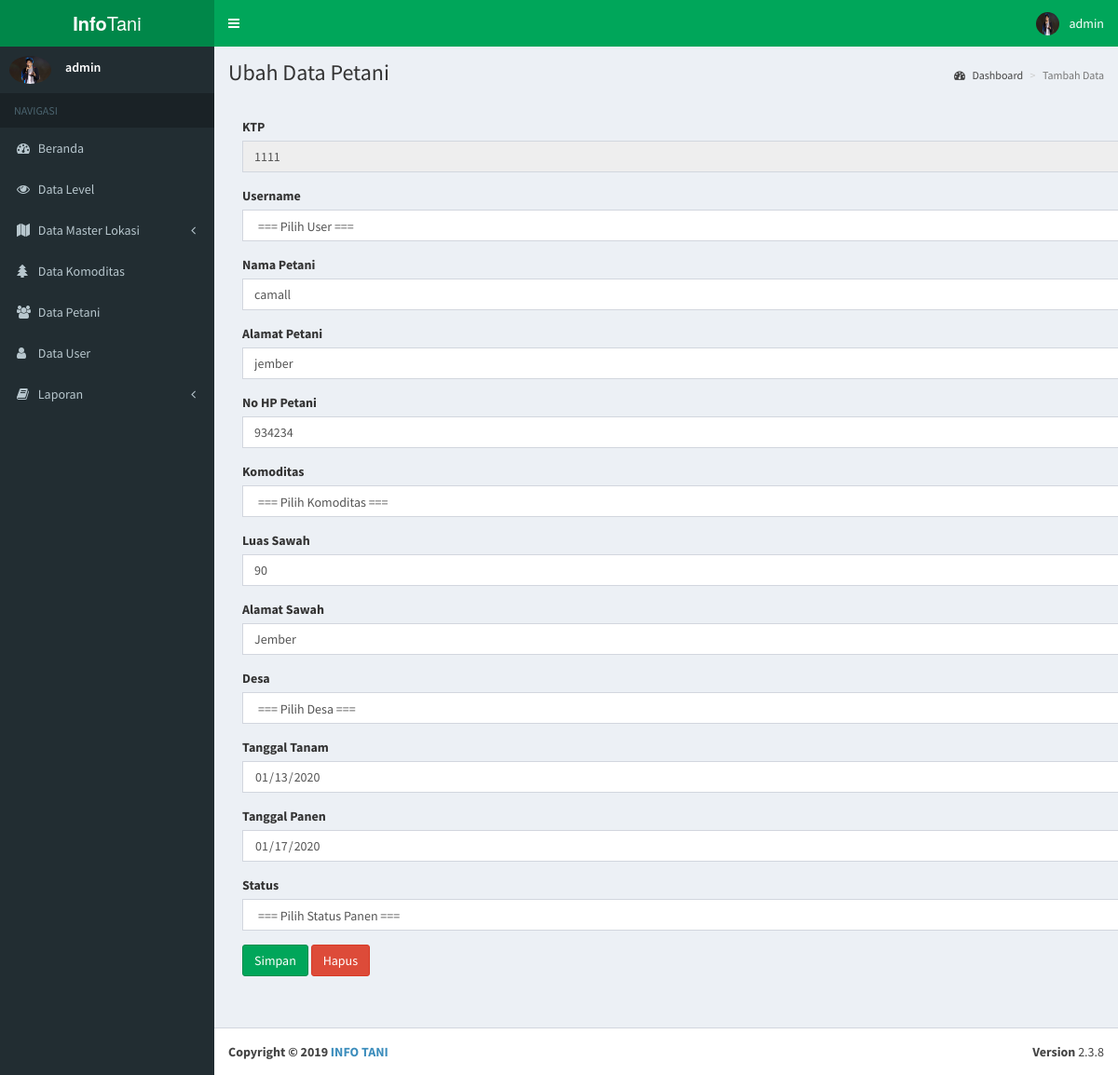
Screenshot of /Pages/Admin/ubahpetani.php?id=1111 (signed in) with the database file from the repository.
### tables this page shows
CREATE TABLE `user` (
  `ID_USER` int(11) NOT NULL,
  `ID_LEVEL` int(11) DEFAULT NULL,
  `USERNAME` varchar(20) DEFAULT NULL,
  `PASSWORD` varchar(255) DEFAULT NULL,
  `FOTO_USER` varchar(18) DEFAULT NULL
);

CREATE TABLE `petani` (
  `KTP` varchar(16) NOT NULL,
  `ID_DESA` int(11) DEFAULT NULL,
  `ID_KOMODITAS` int(11) DEFAULT NULL,
  `ID_USER` int(11) DEFAULT NULL,
  `ID_STATUS` int(11) NOT NULL,
  `NAMA_PETANI` varchar(30) DEFAULT NULL,
  `ALAMAT_PETANI` varchar(30) DEFAULT NULL,
  `LUAS_SAWAH` float DEFAULT NULL,
  `ALAMAT_SAWAH` varchar(30) DEFAULT NULL,
  `TANAM` date DEFAULT NULL,
  `PANEN` date DEFAULT NULL,
  `NO_HP` varchar(15) DEFAULT NULL
);

### controller/session.php (called while the page is built, shortened)
<?php
include "./koneksi.php";
$user_check=$_SESSION['USERNAME'];
$sql = "select * from user where USERNAME='$user_check'" ;
$ses_sql=mysqli_query($koneksi,$sql);
$row = mysqli_fetch_assoc($ses_sql);
$gambar = $row['FOTO_USER'];
?>

### Pages/Admin/ubahpetani.php (the view, shortened to what this page needs)
<!DOCTYPE html>
<html>
<?php
        include "../_partials/head.php";
?>
<body class="hold-transition skin-green sidebar-mini">
<div class="wrapper">
    <?php
            include "../_partials/header.php";
    ?>
  <aside class="main-sidebar">
    <?php
        include "../_partials/sidebar.php";
    ?>
  </aside>
  <div class="content-wrapper">
    <section class="content-header">
      <h1>
        Ubah Data Petani
      </h1>
      <ol class="breadcrumb">
        <li><a href="index.php"><i class="fa fa-dashboard"></i> Dashboard</a></li>
        <li class="active">Tambah Data</li>
      </ol>
    </section>
    <section class="content">
        <div class="container">
            <br>
            <form method="post" action="../../controller/admin/controllerpetani.php" enctype="multipart/form-data">
                <?php
                require_once "../../controller/koneksi.php";
                if(isset($_GET['id'])) {
                    $id = $_GET['id'];
                    $query = mysqli_query($koneksi, "SELECT petani.KTP as ktpp, petani.ID_DESA, desa.NAMA_DESA as desa, petani.ID_KOMODITAS, komoditas.NAMA_KOMODITAS as komoditas, petani.ID_USER, user.USERNAME, petani.ID_STATUS, status.STATUS, petani.NAMA_PETANI, petani.ALAMAT_PETANI, petani.LUAS_SAWAH, petani.ALAMAT_SAWAH, petani.TANAM, petani.PANEN, petani.NO_HP FROM komoditas, desa, petani, user, status WHERE komoditas.ID_KOMODITAS=petani.ID_KOMODITAS AND desa.ID_DESA=petani.ID_DESA AND status.ID_STATUS=petani.ID_STATUS and user.ID_USER=petani.ID_USER and petani.ktp=$id");
                    while ($data = mysqli_fetch_array($query)) {?>
                <div class="form-group">
            <label>KTP</label>
            <input type="text" class="form-control" name="KTP" value="<?php echo $data['ktpp']?>"  required onkeypress="return hanyaAngka(event)" readonly>
          </div>
          <div class="form-group">
            <label>Username</label>
            <?php
                        $query = "select * from user";
                        echo "<select name='iduser' class='form-control' onchange='changeValue(this.value)' required>";
                        echo "<option value='' selected>=== Pilih User ===</option>";
                       echo "</select>";
                   ?>
          </div>
          <div class="form-group">
            <label>Nama Petani</label>
            <input type="text" class="form-control" name="namapetani" value="<?php echo $data['NAMA_PETANI']?>"  required onkeypress="return hanyaTulisan(event)">
          </div>
          <div class="form-group">
            <label>Alamat Petani</label>
            <input type="text" class="form-control" name="alamatpetani" value="<?php echo $data['ALAMAT_PETANI']?>"  required>
          </div>
          <div class="form-group">
            <label>No HP Petani</label>
            <input type="text" class="form-control" name="nohp" value="<?php echo $data['NO_HP']?>"  required>
          </div>
          <div class="form-group">
            <label>Komoditas</label>
            <?php
                        $query = "select * from komoditas";
                        echo "<select name='idkomoditas' class='form-control' onchange='changeValue(this.value)' required>";
                        echo "<option value='' selected>=== Pilih Komoditas ===</option>";
                       echo "</select>";
                   ?>
                </div>
          <div class="form-group">
            <label>Luas Sawah</label>
            <input type="text" class="form-control" name="luassawah" value="<?php echo $data['LUAS_SAWAH']?>"  required onkeypress="return hanyaAngka(event)">
          </div>
          <div class="form-group">
            <label>Alamat Sawah</label>
            <input type="text" class="form-control" name="alamatsawah" value="<?php echo $data['ALAMAT_SAWAH']?>"  required>
          </div>
          <div class="form-group">
            <label>Desa</label>
            <?php
                        $query = "select * from desa";
                        echo "<select name='iddesa' class='form-control' onchange='changeValue(this.value)' required>";
                        echo "<option value='' selected>=== Pilih Desa ===</option>";
                       echo "</select>";
                   ?>
                </div>
          <div class="form-group">
            <label>Tanggal Tanam</label>
            <input type="date" class="form-control" name="tgltanam" value="<?php echo $data['TANAM']?>"  required>
          </div>
          <div class="form-group">
            <label>Tanggal Panen</label>
            <input type="date" class="form-control" name="tglpanen" value="<?php echo $data['PANEN']?>"  required>
          </div>
          <div class="form-group">
            <label>Status</label>
           <?php
                        $query = "select * from status";
                        echo "<select name='idstatus' class='form-control' onchange='changeValue(this.value)' required>";
                        echo "<option value='' selected>=== Pilih Status Panen ===</option>";
                       echo "</select>";
                   ?>
                </div>
                <input type="submit" name="ubah" class="btn btn-success" value="Simpan">
                <input type="reset" name="reset" class="btn btn-danger" value="Hapus">
            </form>
            <?php
        }} ?>
        </div>
    </section>
    <br><br>
    </div>
  <?php
        include "../_partials/footer.php";
  ?>
</div>
</body>
</html>

### Pages/_partials/header.php (shortened to what this page needs)
<?php
    require_once "../../controller/koneksi.php";
    include "../../controller/session.php";
      ?>
<header class="main-header">
  <a href="../frontend/index.php" class="logo">
    <span class="logo-lg"><b>Info</b>Tani</span>
  </a>
  <nav class="navbar navbar-static-top">
    <a href="#" class="sidebar-toggle" data-toggle="offcanvas" role="button">
    </a>
    <div class="navbar-custom-menu">
      <ul class="nav navbar-nav">
        <li class="dropdown user user-menu">
          <a href="#" class="dropdown-toggle" data-toggle="dropdown">
            <img src="../../img/user/<?php echo $gambar;?>" class="user-image" alt="User Image">
            <span class="hidden-xs"><?php echo $_SESSION['USERNAME'] ?></span>
          </a>
        </li>
      </ul>
    </div>
  </nav>
</header>

### Pages/_partials/sidebar.php (shortened to what this page needs)
<section class="sidebar">
  <div class="user-panel">
    <div class="pull-left image">
      <img src="../../img/user/<?php echo $gambar;?>" class="img-circle" alt="User Image">
    </div>
    <div class="pull-left info">
      <p><?php echo $_SESSION['USERNAME'] ?></p>
    </div>
  </div>
  <ul class="sidebar-menu">
    <li class="header">NAVIGASI</li>
    <li class="treeview">
      <a href="./index.php">
        <i class="fa fa-dashboard"></i> <span>Beranda</span>
      </a>
    </li>
    <li class="treeview">
      <a href="./viewlevel.php">
        <i class="fa fa-eye"></i> <span>Data Level</span>
      </a>
    </li>
    <li class="treeview">
      <a href="#">
        <i class="fa fa-map"></i> <span>Data Master Lokasi</span>
        <span class="pull-right-container">
          <i class="fa fa-angle-left pull-right"></i>
        </span>
      </a>
    </li>
    <li class="treeview">
      <a href="./viewkomoditas.php">
        <i class="fa fa-tree"></i> <span>Data Komoditas</span>
      </a>
    </li>
    <li class="treeview">
      <a href="./viewpetani.php">
        <i class="fa fa-users"></i> <span>Data Petani</span>
      </a>
    </li>
    <li class="treeview">
      <a href="./viewuser.php">
        <i class="fa fa-user"></i> <span>Data User</span>
      </a>
    </li>
    <li class="treeview">
      <a href="#">
        <i class="fa fa-book"></i> <span>Laporan</span>
        <span class="pull-right-container">
          <i class="fa fa-angle-left pull-right"></i>
        </span>
      </a>
    </li>
  </ul>
  </section>

### rows the page displays
user: FOTO_USER (picture)
petani: KTP "1111", namapetani "camall", alamatpetani "jember", nohp "934234", luassawah "90", alamatsawah "Jember", tgltanam "01/13/2020", tglpanen "01/17/2020"

### other values shown
$_SESSION['USERNAME'] "admin"
